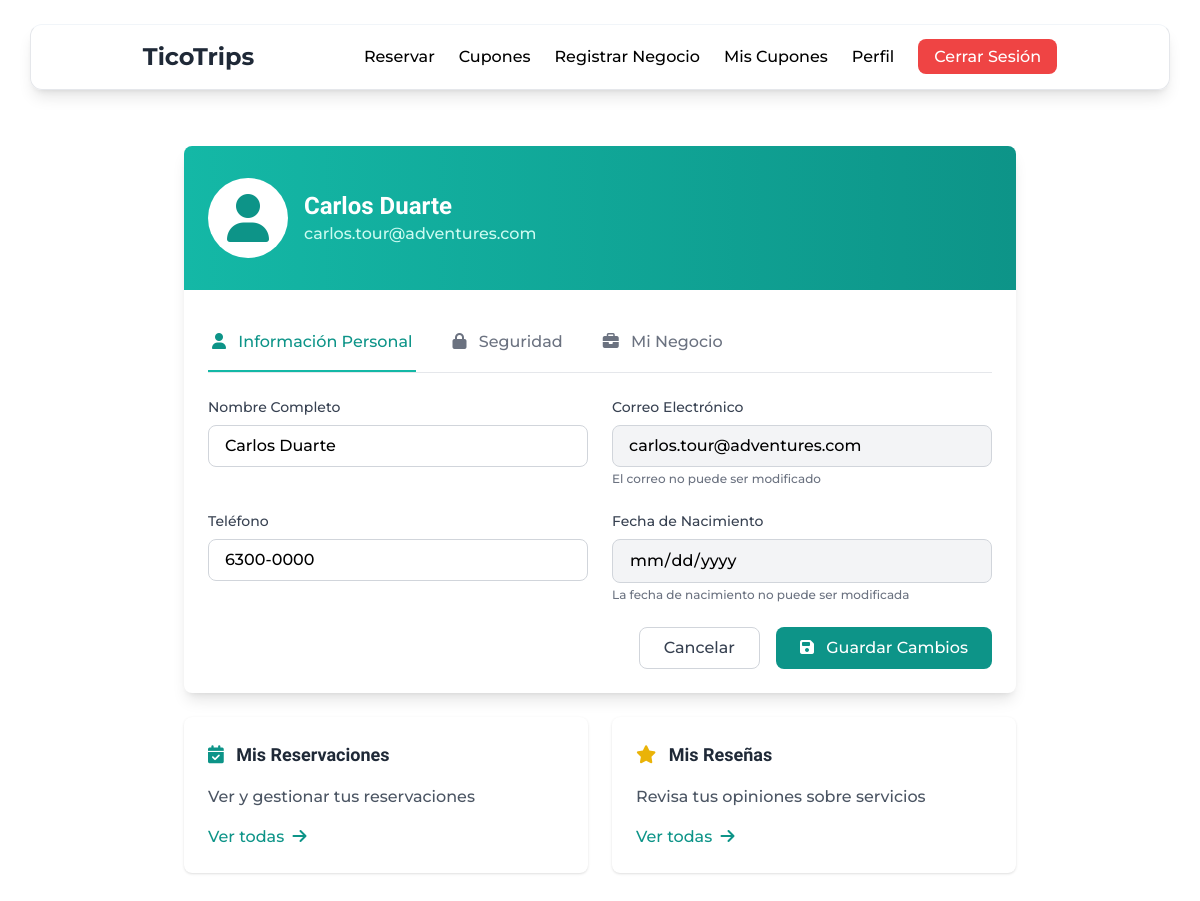
The app's page /index.php?controller=profile&action=show (signed in) with its own data.
### tables this page shows
CREATE TABLE `usuarios` (
`id_usuario` BIGINT UNSIGNED NOT NULL AUTO_INCREMENT,
`nombre_completo` VARCHAR(255) NOT NULL,
`email` VARCHAR(255) NOT NULL UNIQUE,
`telefono` VARCHAR(20),
`fecha_nacimiento` DATE,
`password_hash` VARCHAR(255) NOT NULL,
    
 
`foto_perfil` VARCHAR(500),
`biografia` TEXT,
    
 
`id_rol` INT UNSIGNED NOT NULL DEFAULT 2,  
`id_estatus` INT UNSIGNED NOT NULL DEFAULT 1,  

 
`fecha_registro` TIMESTAMP DEFAULT CURRENT_TIMESTAMP,
`ultima_actualizacion` TIMESTAMP DEFAULT CURRENT_TIMESTAMP ON UPDATE CURRENT_TIMESTAMP,
    
PRIMARY KEY (`id_usuario`),
FOREIGN KEY (`id_rol`) REFERENCES `roles`(`id_rol`),
FOREIGN KEY (`id_estatus`) REFERENCES `estatus`(`id_estatus`)
);

### app/controllers/ProfileController.php (called while the page is built, shortened)
<?php
class ProfileController {
    private $userModel;
    public function __construct() {
        $this->pdo = Database::getInstance()->getConnection();
        $this->userModel = new User($this->pdo);
    }
    public function show() {
        $user = $this->userModel->getUserById($_SESSION['user_id']);
        require_once __DIR__ . '/../views/profile/profile.php';
    }
}

### app/models/User.php (called while the page is built, shortened)
<?php
class User {
    private $pdo;
    public function __construct($pdo) {
        $this->pdo = $pdo;
    }
    public function getUserById($id) {
        try {
            $stmt = $this->pdo->prepare("
                SELECT id_usuario, nombre_completo, email, telefono, fecha_nacimiento,
                       id_rol, id_estatus, foto_perfil
                FROM usuarios
                WHERE id_usuario = ?
            ");
            $stmt->execute([$id]);
            return $stmt->fetch();
        } catch (PDOException $e) {
            Logger::error("Error obteniendo usuario: " . $e->getMessage());
            throw $e;
        }
    }
}

### app/config/autoload.php (called while the page is built, shortened)
<?php
spl_autoload_register(function ($class) {
    $directories = [
        __DIR__ . '/../controllers/',
        __DIR__ . '/../models/',
        __DIR__ . '/../config/'
    ];
    foreach ($directories as $directory) {
        $file = $directory . $class . '.php';
        if (file_exists($file)) {
            return;
        }
    }
});

### app/config/database.php (called while the page is built, shortened)
<?php
class Database {
    private static $instance = null;
    private $pdo;
    private $db_host = 'localhost';
    private $db_name = 'tico_trips_db';
    private $db_user = 'root';
    private $db_pass = 'plat20';
    private $db_charset = 'utf8mb4';
    private $db_port = 3306;
    private function __construct() {
        $dsn = "mysql:host={$this->db_host};dbname={$this->db_name};charset={$this->db_charset};port={$this->db_port}";
        $options = [
            PDO::ATTR_ERRMODE => PDO::ERRMODE_EXCEPTION,
            PDO::ATTR_DEFAULT_FETCH_MODE => PDO::FETCH_ASSOC,
            PDO::ATTR_EMULATE_PREPARES => false
        ];
        try {
            $this->pdo = new PDO($dsn, $this->db_user, $this->db_pass, $options);
        } catch (PDOException $e) {
            error_log("Error de conexión a la base de datos: " . $e->getMessage());
            die("Error de conexión a la base de datos. Contacte al administrador.");
        }
    }
    public static function getInstance() {
        if (self::$instance === null) {
            self::$instance = new self();
        }
        return self::$instance;
    }
    public function getConnection() {
        return $this->pdo;
    }
}

### app/views/profile/profile.php (the view, shortened to what this page needs)
<?php
require_once __DIR__ . '/../layouts/header.php';
?>
<main class="max-w-4xl mx-auto px-4 sm:px-6 lg:px-8 py-8">
    <div class="bg-white shadow-lg rounded-lg overflow-hidden">
        <div class="bg-gradient-to-r from-teal-500 to-teal-600 px-6 py-8">
            <div class="flex items-center space-x-4">
                <div class="w-20 h-20 rounded-full bg-white flex items-center justify-center">
                    <?php if (!empty($user['foto_perfil'])): ?>
                        <img src="<?= htmlspecialchars($user['foto_perfil']) ?>"
                             alt="Foto de perfil"
                             class="w-full h-full rounded-full object-cover">
                    <?php else: ?>
                        <i class="fas fa-user fa-3x text-teal-600"></i>
                    <?php endif; ?>
                </div>
                <div class="text-white">
                    <h1 class="text-2xl font-bold"><?= htmlspecialchars($user['nombre_completo']) ?></h1>
                    <p class="text-teal-100"><?= htmlspecialchars($user['email']) ?></p>
                </div>
            </div>
        </div>
        <div class="p-6">
            <div class="border-b border-gray-200 mb-6">
                <nav class="flex space-x-8" aria-label="Tabs">
                    <button data-tab="info" class="profile-tab border-b-2 border-teal-500 text-teal-600 py-4 px-1 font-medium">
                        <i class="fas fa-user mr-2"></i> Información Personal
                    </button>
                    <button data-tab="security" class="profile-tab border-b-2 border-transparent text-gray-500 hover:text-gray-700 py-4 px-1 font-medium">
                        <i class="fas fa-lock mr-2"></i> Seguridad
                    </button>
                    <?php if(isset($_SESSION['id_rol']) && in_array($_SESSION['id_rol'], [3, 4, 5, 6])): ?>
                    <button data-tab="business" class="profile-tab border-b-2 border-transparent text-gray-500 hover:text-gray-700 py-4 px-1 font-medium">
                        <i class="fas fa-briefcase mr-2"></i> Mi Negocio
                    </button>
                    <?php endif; ?>
                </nav>
            </div>
            <div id="tab-info" class="tab-content">
                <form method="POST" action="index.php?controller=profile&action=update" class="space-y-6">
                    <div class="grid grid-cols-1 md:grid-cols-2 gap-6">
                        <div>
                            <label for="nombre" class="block text-sm font-medium text-gray-700 mb-2">
                                Nombre Completo
                            </label>
                            <input type="text" id="nombre" name="nombre"
                                   value="<?= htmlspecialchars($user['nombre_completo']) ?>"
                                   class="w-full px-4 py-2 border border-gray-300 rounded-lg focus:ring-2 focus:ring-teal-500 focus:border-transparent">
                        </div>
                        <div>
                            <label for="email" class="block text-sm font-medium text-gray-700 mb-2">
                                Correo Electrónico
                            </label>
                            <input type="email" id="email" name="email"
                                   value="<?= htmlspecialchars($user['email']) ?>"
                                   disabled
                                   class="w-full px-4 py-2 border border-gray-300 rounded-lg bg-gray-100 cursor-not-allowed">
                            <p class="text-xs text-gray-500 mt-1">El correo no puede ser modificado</p>
                        </div>
                        <div>
                            <label for="telefono" class="block text-sm font-medium text-gray-700 mb-2">
                                Teléfono
                            </label>
                            <input type="tel" id="telefono" name="telefono"
                                   value="<?= htmlspecialchars($user['telefono'] ?? '') ?>"
                                   class="w-full px-4 py-2 border border-gray-300 rounded-lg focus:ring-2 focus:ring-teal-500 focus:border-transparent">
                        </div>
                        <div>
                            <label for="fecha_nacimiento" class="block text-sm font-medium text-gray-700 mb-2">
                                Fecha de Nacimiento
                            </label>
                            <input type="date" id="fecha_nacimiento" name="fecha_nacimiento"
                                   value="<?= htmlspecialchars($user['fecha_Nacimiento'] ?? '') ?>"
                                   disabled
                                   class="w-full px-4 py-2 border border-gray-300 rounded-lg bg-gray-100 cursor-not-allowed">
                            <p class="text-xs text-gray-500 mt-1">La fecha de nacimiento no puede ser modificada</p>
                        </div>
                    </div>
                    <div class="flex justify-end space-x-4">
                        <button type="button" onclick="window.history.back()"
                                class="px-6 py-2 border border-gray-300 rounded-lg text-gray-700 hover:bg-gray-50 transition">
                            Cancelar
                        </button>
                        <button type="submit"
                                class="px-6 py-2 bg-teal-600 text-white rounded-lg hover:bg-teal-700 transition">
                            <i class="fas fa-save mr-2"></i> Guardar Cambios
                        </button>
                    </div>
                </form>
            </div>
        </div>
    </div>
    <div class="mt-6 grid grid-cols-1 md:grid-cols-2 gap-6">
        <div class="bg-white shadow rounded-lg p-6">
            <h3 class="text-lg font-semibold text-gray-800 mb-4">
                <i class="fas fa-calendar-check text-teal-600 mr-2"></i> Mis Reservaciones
            </h3>
            <p class="text-gray-600 mb-4">Ver y gestionar tus reservaciones</p>
            <a href="index.php?controller=reservation&action=myReservations"
               class="text-teal-600 hover:text-teal-700 font-medium">
                Ver todas <i class="fas fa-arrow-right ml-1"></i>
            </a>
        </div>
        <div class="bg-white shadow rounded-lg p-6">
            <h3 class="text-lg font-semibold text-gray-800 mb-4">
                <i class="fas fa-star text-yellow-500 mr-2"></i> Mis Reseñas
            </h3>
            <p class="text-gray-600 mb-4">Revisa tus opiniones sobre servicios</p>
            <a href="#" class="text-teal-600 hover:text-teal-700 font-medium">
                Ver todas <i class="fas fa-arrow-right ml-1"></i>
            </a>
        </div>
    </div>
</main>
<?php require_once __DIR__ . '/../layouts/footer.php'; ?>

### app/public/css/index.css (style rules this page uses)
body { font-family: 'Montserrat', sans-serif; font-weight: 500; }
h1,h2,h3,h4 { font-family: "Momo Trust Display", sans-serif; }

### records on screen
usuarios: nombre_completo "Carlos Duarte", email "carlos.tour@adventures.com", nombre "Carlos Duarte", telefono "6300-0000"
